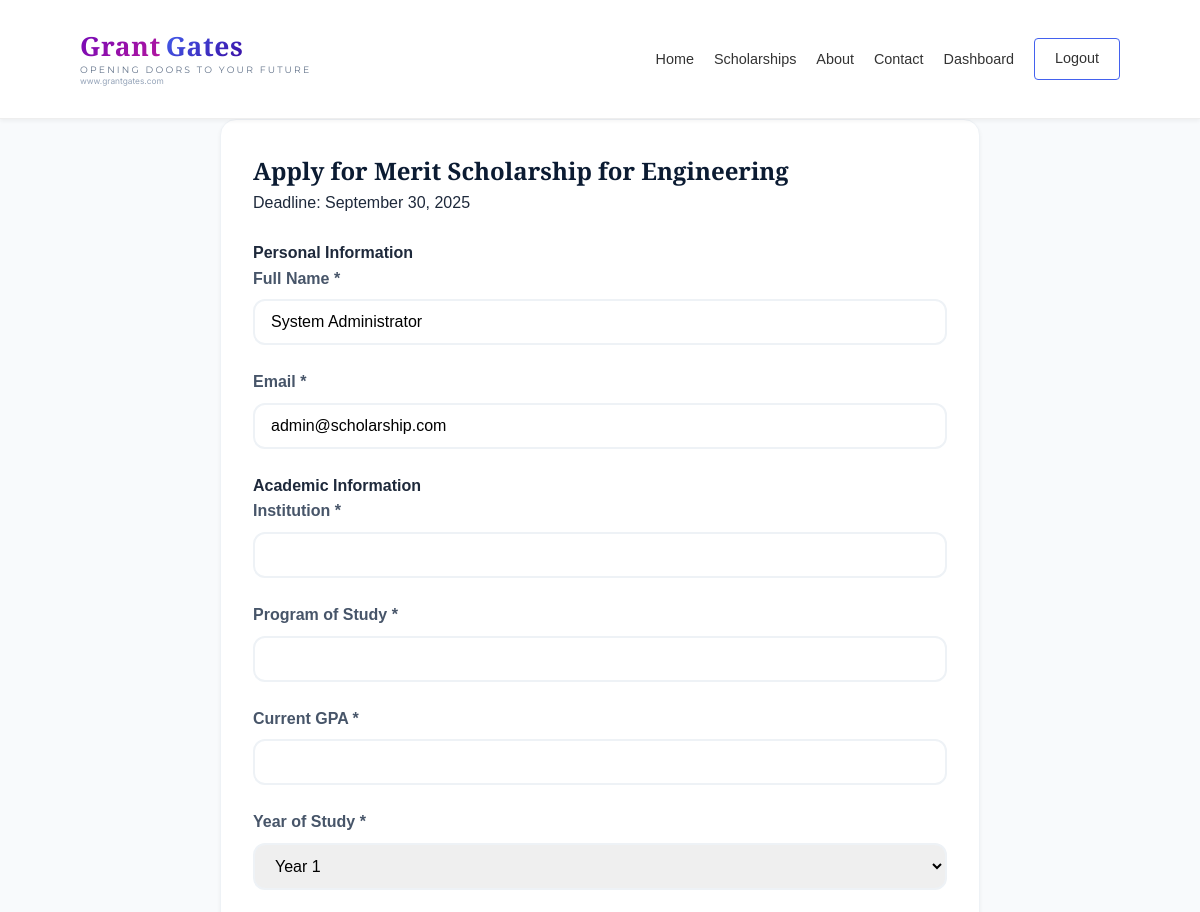
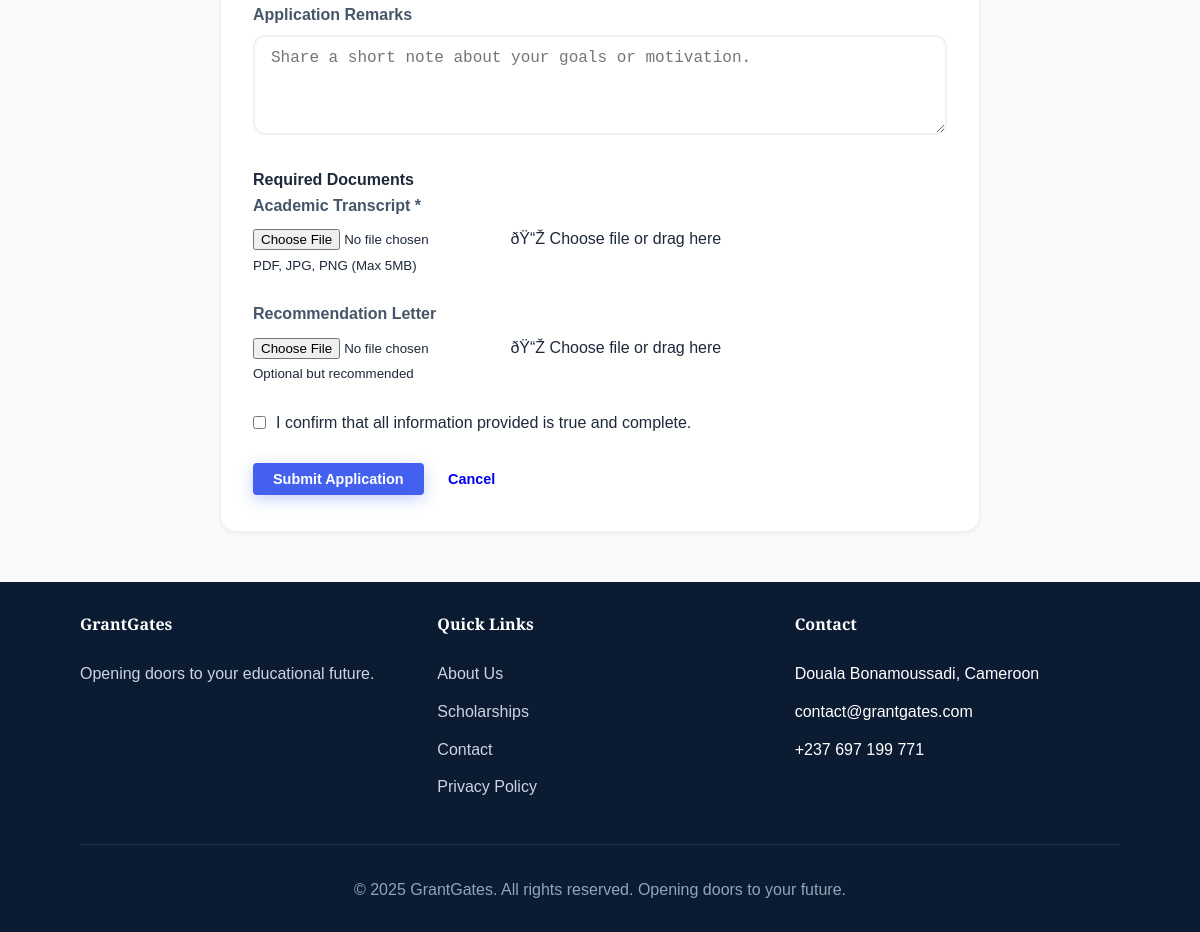
The page /student/apply.php?id=1 (signed in) on the database its author committed (2 pictures, top to bottom).
### tables this page shows
CREATE TABLE scholarships (
    scholarship_id INT(11) PRIMARY KEY AUTO_INCREMENT,
    title VARCHAR(200) NOT NULL,
    description TEXT NOT NULL,
    eligibility TEXT NOT NULL,
    amount DECIMAL(10,2),
    deadline DATE NOT NULL,
    status ENUM('active', 'expired', 'draft') DEFAULT 'active',
    created_by INT(11),
    created_at TIMESTAMP DEFAULT CURRENT_TIMESTAMP,
    updated_at TIMESTAMP DEFAULT CURRENT_TIMESTAMP ON UPDATE CURRENT_TIMESTAMP,
    FOREIGN KEY (created_by) REFERENCES users(user_id) ON DELETE SET NULL
);

CREATE TABLE users (
    user_id INT(11) PRIMARY KEY AUTO_INCREMENT,
    username VARCHAR(50) UNIQUE NOT NULL,
    email VARCHAR(100) UNIQUE NOT NULL,
    password_hash VARCHAR(255) NOT NULL,
    first_name VARCHAR(50) NOT NULL,
    last_name VARCHAR(50) NOT NULL,
    phone VARCHAR(20),
    address TEXT,
    date_of_birth DATE,
    institution VARCHAR(100),
    program VARCHAR(100),
    gpa DECIMAL(3,2),
    year_of_study ENUM('1', '2', '3', '4', '5') DEFAULT '1',
    profile_picture_path VARCHAR(500) DEFAULT NULL,
    role ENUM('student', 'admin') DEFAULT 'student',
    created_at TIMESTAMP DEFAULT CURRENT_TIMESTAMP,
    updated_at TIMESTAMP DEFAULT CURRENT_TIMESTAMP ON UPDATE CURRENT_TIMESTAMP
);

### student/apply.php (the view, shortened to what this page needs)
<?php
require_once '../includes/auth.php';
$user_id = (int) ($_SESSION['user_id'] ?? 0);
$scholarship_id = isset($_GET['id']) ? (int) $_GET['id'] : 0;
$scholarship = null;
$scholarship_sql = "
    SELECT scholarship_id, title, deadline, status
    FROM scholarships
    WHERE scholarship_id = $scholarship_id
    LIMIT 1
";
$scholarship_result = mysqli_query($conn, $scholarship_sql);
if ($scholarship_result && mysqli_num_rows($scholarship_result) > 0) {
    $scholarship = mysqli_fetch_assoc($scholarship_result);
} else {
    die('Scholarship not found.');
}
$user_result = mysqli_query($conn, "
    SELECT first_name, last_name, email, institution, program, gpa, year_of_study
    FROM users
    WHERE user_id = $user_id
    LIMIT 1
");
$user = $user_result && mysqli_num_rows($user_result) === 1
    ? mysqli_fetch_assoc($user_result)
    : [];
$full_name = trim(($user['first_name'] ?? '') . ' ' . ($user['last_name'] ?? ''));
$email = $user['email'] ?? ($_SESSION['email'] ?? '');
$institution = $user['institution'] ?? '';
$program = $user['program'] ?? '';
$gpa = isset($user['gpa']) ? (string) $user['gpa'] : '';
$year_of_study = $user['year_of_study'] ?? '1';
$remarks = '';
include '../includes/header.php';
?>
    <div class="container" style="max-width: 800px;">
        <div class="card">
            <div class="card-header">
                <h2>Apply for <?php echo htmlspecialchars($scholarship['title']); ?></h2>
                <p class="text-muted">
                    Deadline:
                    <?php
                    echo !empty($scholarship['deadline'])
                        ? htmlspecialchars(date('F d, Y', strtotime($scholarship['deadline'])))
                        : 'N/A';
                    ?>
                </p>
            </div>
            <div class="card-body">
                <form method="POST" enctype="multipart/form-data">
                    <h4 class="mb-4">Personal Information</h4>
                    <div class="form-row">
                        <div class="form-group">
                            <label class="form-label">Full Name *</label>
                            <input
                                    type="text"
                                    name="full_name"
                                    class="form-control"
                                    value="<?php echo htmlspecialchars($full_name); ?>"
                                    required
                            >
                        </div>
                        <div class="form-group">
                            <label class="form-label">Email *</label>
                            <input
                                    type="email"
                                    name="email"
                                    class="form-control"
                                    value="<?php echo htmlspecialchars($email); ?>"
                                    required
                            >
                        </div>
                    </div>
                    <h4 class="mb-4 mt-6">Academic Information</h4>
                    <div class="form-group">
                        <label class="form-label">Institution *</label>
                        <input
                                type="text"
                                name="institution"
                                class="form-control"
                                value="<?php echo htmlspecialchars($institution); ?>"
                                required
                        >
                    </div>
                    <div class="form-row">
                        <div class="form-group">
                            <label class="form-label">Program of Study *</label>
                            <input
                                    type="text"
                                    name="program"
                                    class="form-control"
                                    value="<?php echo htmlspecialchars($program); ?>"
                                    required
                            >
                        </div>
                        <div class="form-group">
                            <label class="form-label">Current GPA *</label>
                            <input
                                    type="number"
                                    step="0.01"
                                    min="0"
                                    max="4"
                                    name="gpa"
                                    class="form-control"
                                    value="<?php echo htmlspecialchars($gpa); ?>"
                                    required
                            >
                        </div>
                    </div>
                    <div class="form-group">
                        <label class="form-label">Year of Study *</label>
                        <select name="year_of_study" class="form-control" required>
                            <?php foreach (['1', '2', '3', '4', '5'] as $year): ?>
                                <option value="<?php echo $year; ?>" <?php echo $year_of_study === $year ? 'selected' : ''; ?>>
                                    Year <?php echo $year; ?>
                                </option>
                            <?php endforeach; ?>
                        </select>
                    </div>
                    <div class="form-group">
                        <label class="form-label">Application Remarks</label>
                        <textarea
                                name="remarks"
                                class="form-control"
                                rows="4"
                                placeholder="Share a short note about your goals or motivation."
                        ><?php echo htmlspecialchars($remarks); ?></textarea>
                    </div>
                    <h4 class="mb-4 mt-6">Required Documents</h4>
                    <div class="form-group">
                        <label class="form-label">Academic Transcript *</label>
                        <div class="file-input-wrapper">
                            <input type="file" id="transcript" name="transcript" accept=".pdf,.jpg,.png" required>
                            <label for="transcript" class="file-input-label">
                                <span>ðŸ“Ž</span>
                                <span>Choose file or drag here</span>
                            </label>
                        </div>
                        <small class="form-text">PDF, JPG, PNG (Max 5MB)</small>
                    </div>
                    <div class="form-group">
                        <label class="form-label">Recommendation Letter</label>
                        <div class="file-input-wrapper">
                            <input type="file" id="letter" name="letter" accept=".pdf">
                            <label for="letter" class="file-input-label">
                                <span>ðŸ“Ž</span>
                                <span>Choose file or drag here</span>
                            </label>
                        </div>
                        <small class="form-text">Optional but recommended</small>
                    </div>
                    <div class="form-group mt-6">
                        <label class="checkbox-label">
                            <input type="checkbox" name="confirm" required>
                            <span>I confirm that all information provided is true and complete.</span>
                        </label>
                    </div>
                    <div class="form-row mt-6">
                        <button type="submit" class="btn btn-primary">Submit Application</button>
                        <a href="../scholarships.php" class="btn btn-soft">Cancel</a>
                    </div>
                </form>
            </div>
        </div>
    </div>
<?php include '../includes/footer.php'; ?>

### assets/css/style.css (style rules this page uses)
:root { --grant-purple: #7209b7; --grant-purple-light: #b5179e; --gates-blue: #4361ee; --gates-blue-dark: #3a0ca3; --accent-gold: #ffbe0b; --accent-pink: #f72585; --dark: #0b1b32; --gray-900: #1e293b; --gray-800: #334155; --gray-700: #475569; --gray-600: #64748b; --gray-500: #94a3b8; --gray-400: #cbd5e1; --gray-300: #e2e8f0; --gray-200: #eef2f6; --gray-100: #f8fafc; --white: #ffffff; --gradient-grant: linear-gradient(135deg, var(--grant-purple), var(--grant-purple-light)); --gradient-gates: linear-gradient(135deg, var(--gates-blue), var(--gates-blue-dark)); --gradient-primary: linear-gradient(135deg, var(--grant-purple), var(--gates-blue)); --gradient-gold: linear-gradient(135deg, var(--accent-gold), #fb5607); --shadow-sm: 0 2px 4px rgba(0,0,0,0.05); --shadow-md: 0 4px 6px -1px rgba(0,0,0,0.1); --shadow-lg: 0 10px 15px -3px rgba(0,0,0,0.1); --shadow-xl: 0 20px 25px -5px rgba(0,0,0,0.1); --shadow-colored: 0 10px 25px -5px rgba(114, 9, 183, 0.2); --radius-sm: 0.25rem; --radius-md: 0.5rem; --radius-lg: 0.75rem; --radius-xl: 1rem; --radius-2xl: 1.5rem; --radius-full: 9999px; --transition: all 0.3s ease; }
* { margin: 0; padding: 0; box-sizing: border-box; }
body { font-family: 'Inter', sans-serif; background: var(--gray-100); color: var(--gray-900); line-height: 1.6; min-height: 100vh; display: flex; flex-direction: column; }
.container { width: 90%; max-width: 1280px; margin: 0 auto; padding: 0 20px; }
.btn { display: inline-block; padding: 0.5rem 1.2rem; border-radius: var(--radius-full); text-decoration: none; font-weight: 600; font-size: 0.9rem; transition: var(--transition); cursor: pointer; border: none; }
.btn-primary { background: var(--gradient-primary); color: var(--white); box-shadow: 0 4px 15px rgba(67, 97, 238, 0.3); }
.card { background: var(--white); border-radius: var(--radius-xl); padding: 2rem; box-shadow: var(--shadow-sm); border: 1px solid var(--gray-200); }
.card-header { margin-bottom: 1.5rem; }
.card-header h2 { font-family: 'Playfair Display', serif; color: var(--dark); }
.form-group { margin-bottom: 1.5rem; }
.form-label { display: block; margin-bottom: 0.5rem; font-weight: 600; color: var(--gray-700); }
.form-control { width: 100%; padding: 0.75rem 1rem; border: 2px solid var(--gray-200); border-radius: var(--radius-lg); font-size: 1rem; transition: var(--transition); }

### includes/header.php (style rules this page uses)
body { font-family: Arial, sans-serif; margin: 0; padding: 0; }
.container { width: 90%; max-width: 1200px; margin: 0 auto; }
.btn { padding: 8px 20px; border-radius: 4px; text-decoration: none; display: inline-block; }
.btn-primary { background: #4361ee; color: white; }

### student/apply.php (style rules this page uses)
.checkbox-label { display: flex; align-items: center; gap: 10px; cursor: pointer; }

### rows shown on the page
scholarships: title "Merit Scholarship for Engineering", deadline "September 30, 2025"
users: full_name "System Administrator", email "admin@scholarship.com", year_of_study "Year 1"
